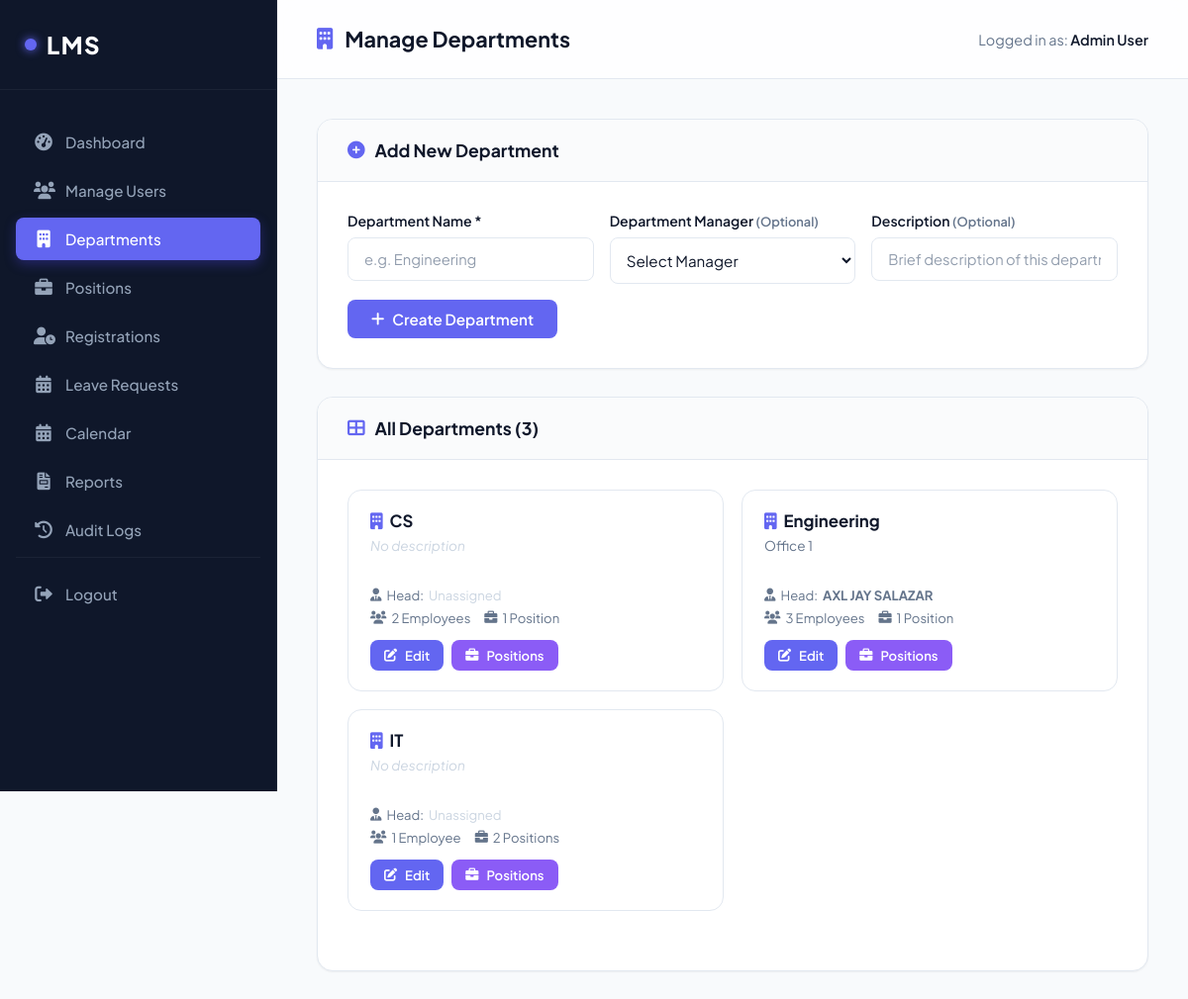
Page /manage_departments.php (signed in) on the committed database.
### tables this page shows
CREATE TABLE `departments` (
  `id` int(11) NOT NULL,
  `name` varchar(100) NOT NULL,
  `description` text DEFAULT NULL,
  `manager_id` int(11) DEFAULT NULL,
  `created_at` datetime DEFAULT current_timestamp()
);

CREATE TABLE `users` (
  `id` int(11) NOT NULL,
  `name` varchar(100) NOT NULL,
  `email` varchar(100) NOT NULL,
  `password` varchar(255) NOT NULL,
  `role` enum('Employee','Manager','Admin') DEFAULT 'Employee',
  `status` enum('Pending','Active','Rejected') NOT NULL DEFAULT 'Pending',
  `department` varchar(100) DEFAULT NULL,
  `department_id` int(11) DEFAULT NULL,
  `position` varchar(100) DEFAULT NULL,
  `position_id` int(11) DEFAULT NULL,
  `first_name` varchar(100) DEFAULT NULL,
  `middle_name` varchar(100) DEFAULT NULL,
  `last_name` varchar(100) DEFAULT NULL,
  `gender` enum('Male','Female') NOT NULL DEFAULT 'Male'
);

### includes/auth_check.php (called while the page is built, shortened)
<?php
function e($value) {
    return htmlspecialchars($value ?? '', ENT_QUOTES, 'UTF-8');
}
?>

### manage_departments.php (the view, shortened to what this page needs)
<?php
require_once 'includes/config.php';
require_once 'includes/auth_check.php';
$departments = $pdo->query("
    SELECT d.*, u.name AS manager_name,
        (SELECT COUNT(*) FROM users u2 WHERE u2.department_id = d.id) AS employee_count,
        (SELECT COUNT(*) FROM positions p WHERE p.department_id = d.id) AS position_count
    FROM departments d
    LEFT JOIN users u ON d.manager_id = u.id
    ORDER BY d.name ASC
")->fetchAll();
?>
<!DOCTYPE html>
<html lang="en">
<head>
    <link rel="stylesheet" href="assets/style.css">
    <link rel="stylesheet" href="https://cdnjs.cloudflare.com/ajax/libs/font-awesome/6.0.0/css/all.min.css">
</head>
<body>
    <?php include 'includes/sidebar.php'; ?>
    <div class="main-content">
        <div class="top-nav">
            <h2><i class="fas fa-building"></i> Manage Departments</h2>
            <div class="user-info"><span>Logged in as: <strong><?php echo e($_SESSION['name']); ?></strong></span></div>
        </div>
        <div class="content-wrapper">
            <div class="card" style="margin-bottom: 28px;">
                <div class="card-header"><h3><i class="fas fa-plus-circle"></i> Add New Department</h3></div>
                <div class="card-body">
                    <form method="POST">
                        <div class="form-row" style="display: grid; grid-template-columns: 1fr 1fr 1fr; gap: 16px;">
                            <div class="form-group" style="margin: 0;">
                                <label>Department Name <span style="color:var(--danger)">*</span></label>
                                <input type="text" name="name" required placeholder="e.g. Engineering">
                            </div>
                            <div class="form-group" style="margin: 0;">
                                <label>Department Manager <span style="font-size:0.8rem; color:var(--text-muted)">(Optional)</span></label>
                                <select name="manager_id" style="width:100%; padding:12px; border:1px solid var(--border); border-radius:8px; background:#fff; font-size:0.95rem;">
                                    <option value="">Select Manager</option>
                                </select>
                            </div>
                            <div class="form-group" style="margin: 0;">
                                <label>Description <span style="font-size:0.8rem; color:var(--text-muted)">(Optional)</span></label>
                                <input type="text" name="description" placeholder="Brief description of this department">
                            </div>
                        </div>
                        <button type="submit" style="width: auto; margin-top: 16px; padding: 10px 24px;">
                            <i class="fas fa-plus"></i> Create Department
                        </button>
                    </form>
                </div>
            </div>
            <div class="card">
                <div class="card-header">
                    <h3><i class="fas fa-th-large"></i> All Departments (<?php echo count($departments); ?>)</h3>
                </div>
                <div class="card-body">
                    <?php if (empty($departments)): ?>
                        <p style="text-align: center; color: var(--text-muted); padding: 30px 0;">
                            <i class="fas fa-building" style="font-size: 2rem; opacity: 0.3; display: block; margin-bottom: 10px;"></i>
                            No departments yet. Create your first one above.
                        </p>
                    <?php else: ?>
                    <div class="dept-grid">
                        <?php foreach ($departments as $d): ?>
                        <div class="dept-card">
                            <div class="dept-card-title"><i class="fas fa-building" style="color: var(--primary); margin-right: 7px;"></i><?php echo e($d['name']); ?></div>
                            <div class="dept-card-desc"><?php echo $d['description'] ? e($d['description']) : '<em style="color:#cbd5e1">No description</em>'; ?></div>
                            <div class="dept-meta" style="margin-bottom: 6px;">
                                <span><i class="fas fa-user-tie"></i> Head: <strong><?php echo $d['manager_name'] ? e($d['manager_name']) : '<span style="color:#cbd5e1; font-weight:normal;">Unassigned</span>'; ?></strong></span>
                            </div>
                            <div class="dept-meta">
                                <span><i class="fas fa-users"></i> <?php echo $d['employee_count']; ?> Employee<?php echo $d['employee_count'] != 1 ? 's' : ''; ?></span>
                                <span><i class="fas fa-briefcase"></i> <?php echo $d['position_count']; ?> Position<?php echo $d['position_count'] != 1 ? 's' : ''; ?></span>
                            </div>
                            <div class="dept-actions">
                                <button onclick="openEdit(<?php echo $d['id']; ?>,'<?php echo e(addslashes($d['name'])); ?>','<?php echo e(addslashes($d['description'] ?? '')); ?>',<?php echo (int)$d['manager_id']; ?>)"
                                    style="background: var(--primary);">
                                    <i class="fas fa-edit"></i> Edit
                                </button>
                                <a href="manage_positions.php?dept=<?php echo $d['id']; ?>" style="text-decoration:none;">
                                    <button style="background: #8b5cf6;"><i class="fas fa-briefcase"></i> Positions</button>
                                </a>
                            </div>
                        </div>
                        <?php endforeach; ?>
                    </div>
                    <?php endif; ?>
                </div>
            </div>
        </div>
    </div>
</body>
</html>

### assets/style.css (style rules this page uses)
:root { --color-primary: #6366f1; --color-dark: #0f172a; --color-light: #f8fafc; --primary: var(--color-primary); --primary-hover: #4f46e5; --primary-light: rgba(99, 102, 241, 0.08); --dark: var(--color-dark); --sidebar-bg: var(--color-dark); --sidebar-hover: #1e293b; --sidebar-text: #94a3b8; --sidebar-active-text: #ffffff; --bg-main: var(--color-light); --card-bg: #ffffff; --text-main: var(--color-dark); --text-muted: #64748b; --border: #e2e8f0; --success: var(--color-primary); --success-bg: rgba(99, 102, 241, 0.1); --success-text: var(--color-primary); --warning: var(--color-dark); --warning-bg: rgba(15, 23, 42, 0.08); --warning-text: var(--color-dark); --danger: var(--color-dark); --danger-bg: rgba(15, 23, 42, 0.05); --danger-text: #64748b; --shadow-sm: 0 1px 2px 0 rgba(0, 0, 0, 0.05); --shadow-md: 0 4px 6px -1px rgba(0, 0, 0, 0.1), 0 2px 4px -1px rgba(0, 0, 0, 0.06); --shadow-lg: 0 10px 15px -3px rgba(0, 0, 0, 0.1), 0 4px 6px -2px rgba(0, 0, 0, 0.05); --shadow-premium: 0 20px 25px -5px rgba(0,0,0,0.05), 0 10px 10px -5px rgba(0,0,0,0.04); --radius-sm: 8px; --radius-md: 12px; --radius-lg: 16px; --transition: all 0.3s cubic-bezier(0.4, 0, 0.2, 1); }
* { box-sizing: border-box; margin: 0; padding: 0; }
body { font-family: 'Plus Jakarta Sans', -apple-system, BlinkMacSystemFont, "Segoe UI", Roboto, Helvetica, Arial, sans-serif; background: var(--bg-main); color: var(--text-main); display: flex; min-height: 100vh; -webkit-font-smoothing: antialiased; }
.main-content { flex-grow: 1; margin-left: 280px; display: flex; flex-direction: column; min-width: 0; }
.top-nav { background: rgba(255, 255, 255, 0.8); backdrop-filter: blur(10px); height: 80px; display: flex; align-items: center; justify-content: space-between; padding: 0 40px; position: sticky; top: 0; border-bottom: 1px solid var(--border); z-index: 999; }
.top-nav h2 { font-size: 1.35rem; font-weight: 700; color: var(--text-main); display: flex; align-items: center; gap: 12px; }
.top-nav h2 i { color: var(--primary); }
.user-info { font-size: 0.9rem; color: var(--text-muted); }
.user-info strong { color: var(--text-main); font-weight: 600; }
.content-wrapper { padding: 40px; max-width: 1400px; width: 100%; margin: 0 auto; }
.card { background: var(--card-bg); border-radius: var(--radius-lg); border: 1px solid var(--border); box-shadow: var(--shadow-sm); margin-bottom: 30px; overflow: hidden; }
.card-header { padding: 20px 30px; border-bottom: 1px solid var(--border); display: flex; justify-content: space-between; align-items: center; background: #fafbfc; }
.card-header h3 { font-size: 1.1rem; font-weight: 700; color: var(--text-main); display: flex; align-items: center; gap: 10px; }
.card-header h3 i { color: var(--primary); }
.card-body { padding: 30px; }
.form-group { margin-bottom: 20px; }
.form-group label { display: block; margin-bottom: 8px; font-size: 0.88rem; font-weight: 600; color: var(--text-main); }
.form-group input, .form-group select, .form-group textarea { width: 100%; padding: 12px 16px; border: 1px solid var(--border); border-radius: var(--radius-sm); font-family: inherit; font-size: 0.92rem; color: var(--text-main); background: #ffffff; transition: var(--transition); }
.form-group input::placeholder, .form-group textarea::placeholder { color: var(--text-muted); opacity: 0.7; }
button { background: var(--primary); color: #ffffff; border: none; padding: 12px 24px; border-radius: var(--radius-sm); cursor: pointer; font-weight: 600; font-size: 0.95rem; font-family: inherit; transition: var(--transition); display: inline-flex; align-items: center; justify-content: center; gap: 8px; }

### manage_departments.php (style rules this page uses)
.dept-grid { display: grid; grid-template-columns: repeat(auto-fill, minmax(300px, 1fr)); gap: 18px; margin-bottom: 30px; }
.dept-card { background: #fff; border: 1px solid var(--border); border-radius: 14px; padding: 20px 22px; box-shadow: var(--shadow); position: relative; transition: box-shadow 0.2s; }
.dept-card-title { font-size: 1.05rem; font-weight: 700; color: var(--text); margin-bottom: 6px; }
.dept-card-desc { font-size: 0.85rem; color: var(--text-muted); margin-bottom: 14px; min-height: 36px; }
.dept-meta { display: flex; gap: 14px; font-size: 0.82rem; color: var(--text-muted); margin-bottom: 14px; }
.dept-meta span { display: flex; align-items: center; gap: 5px; }
.dept-actions { display: flex; gap: 8px; }
.dept-actions button { width: auto; padding: 7px 14px; font-size: 0.82rem; }

### rows in the picture
departments: name "CS", shows "No description", shows "Unassigned", employee_count "2", position_count "1"
departments: name "Engineering", description "Office 1", manager.name "AXL JAY SALAZAR", employee_count "3", position_count "1"
departments: name "IT", shows "No description", shows "Unassigned", employee_count "1", position_count "2"

### other values in the picture
$_SESSION['name'] "Admin User"
count($departments) "3"
